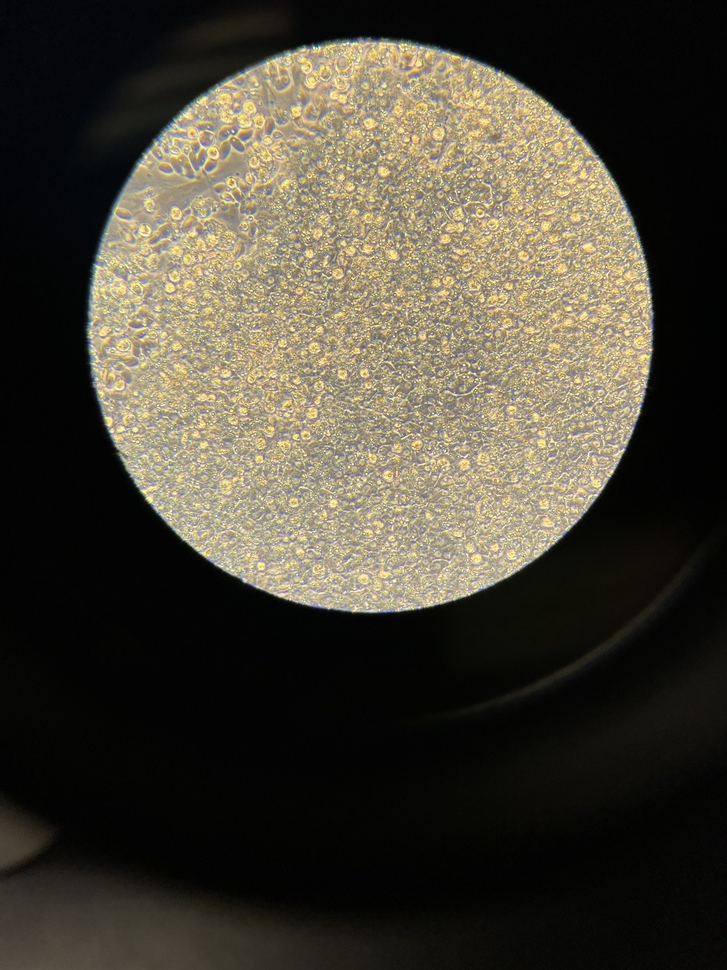
#> input picture input_images/66648286029__06413990-0CB5-4B18-A700-CA5A01AC13F9.jpg, 727 x 970 px, shrunk from 3024 x 4032 before the run; its folder holds only this picture in this run
$ python dark_spots_contouring.py
#> lines starting #> are read from the running program, lines starting #| are printed output that depends on the picture; after the words box and inside, x2 and y2 are one past the last pixel; in counts of white or black regions, pixels touching at a corner belong together
#!/usr/bin/env python3
import cv2
import numpy as np
import os
from skimage.measure import regionprops
import pandas as pd
import glob

# Directory containing the images
input_dir = './input_images/'

# Output directory
output_dir = './output_images/'
os.makedirs(output_dir, exist_ok=True)

# Iterate over all images in the directory
for filename in os.listdir(input_dir):
    if filename.endswith(".jpg") or filename.endswith(".png"):  # Add/modify the file types based on your needs
        print(filename)
        image_path = os.path.join(input_dir, filename)
        image = cv2.imread(image_path, cv2.IMREAD_COLOR)
#> image is the input picture: shape (970, 727, 3); mean B, G, R 54.5, 67, 71.9

        # Convert to grayscale
        gray_image = cv2.cvtColor(image, cv2.COLOR_BGR2GRAY)

        # Enhance contrast if necessary using histogram equalization
        equalized_image = cv2.equalizeHist(gray_image)
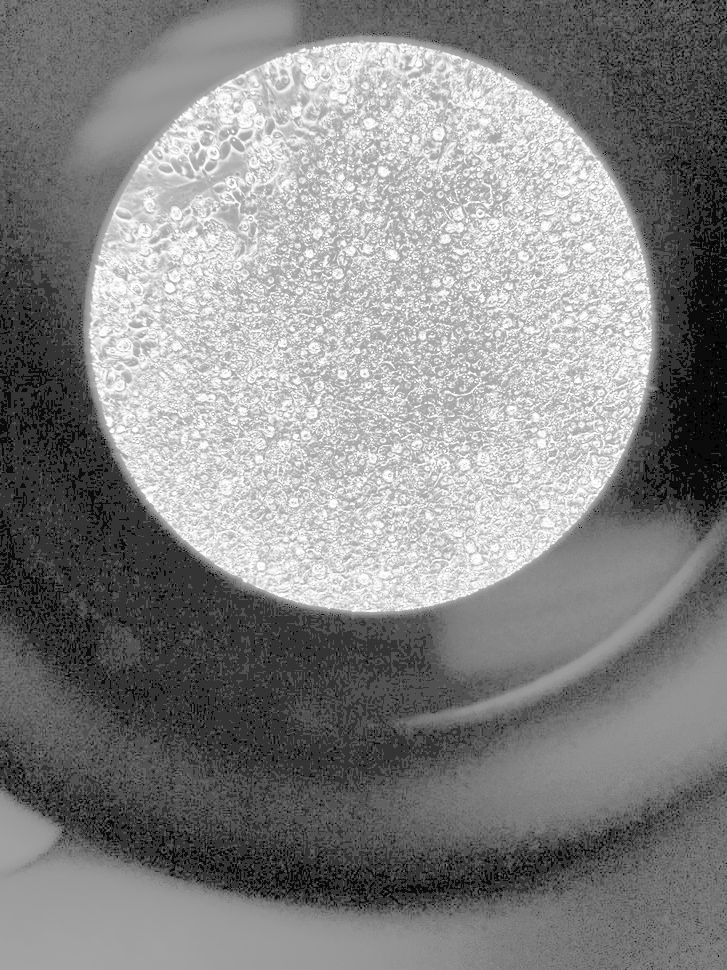
#> equalized_image: shape (970, 727); min 0, max 255, mean 133.9

        # Apply a binary threshold to get a binary image
        thresh = 50 # adjust based on your image
        _, binary_image = cv2.threshold(equalized_image, thresh, 255, cv2.THRESH_BINARY_INV)
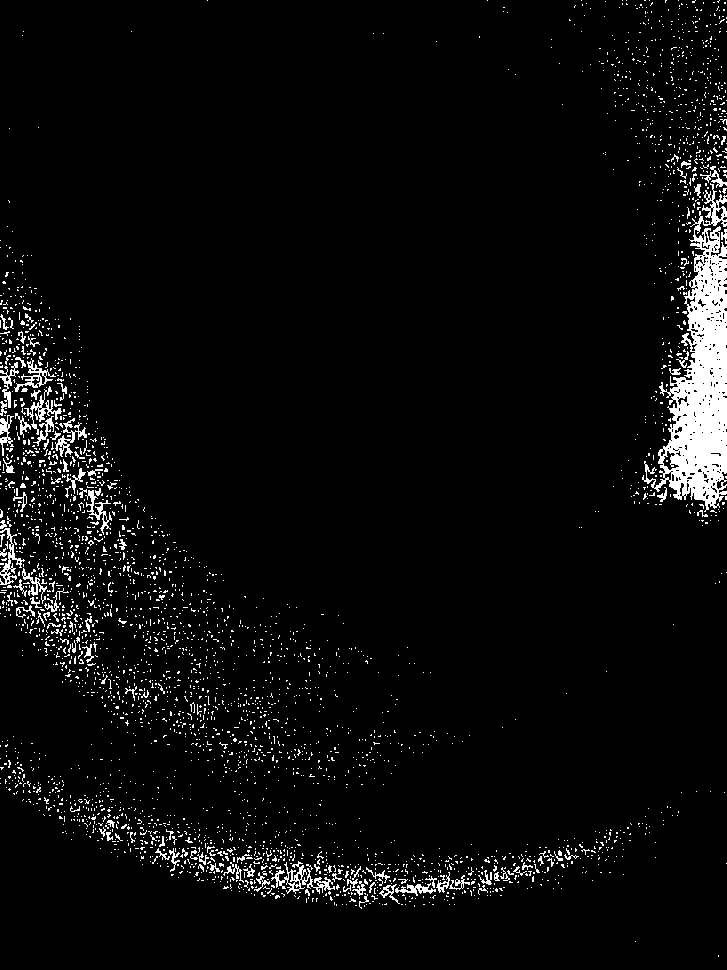
#> binary_image: shape (970, 727); 4.4% white; 3442 white regions (3317 under 20 px), largest, box (x1, y1, x2, y2) and area: (642, 183, 727, 512) 11675, (271, 861, 335, 894) 607, (24, 386, 62, 435) 385

        # Apply morphological operations to separate conglomerated cells
        kernel = np.ones((3,3), np.uint8)
        separated = cv2.morphologyEx(binary_image, cv2.MORPH_OPEN, kernel, iterations=2)
#> separated: shape (970, 727); 1.2% white; 15 white regions, largest, box (x1, y1, x2, y2) and area: (669, 262, 727, 500) 7939, (711, 256, 719, 263) 53, (706, 489, 715, 495) 52

        # Perform connected components analysis
        num_labels, labels_im = cv2.connectedComponents(binary_image)
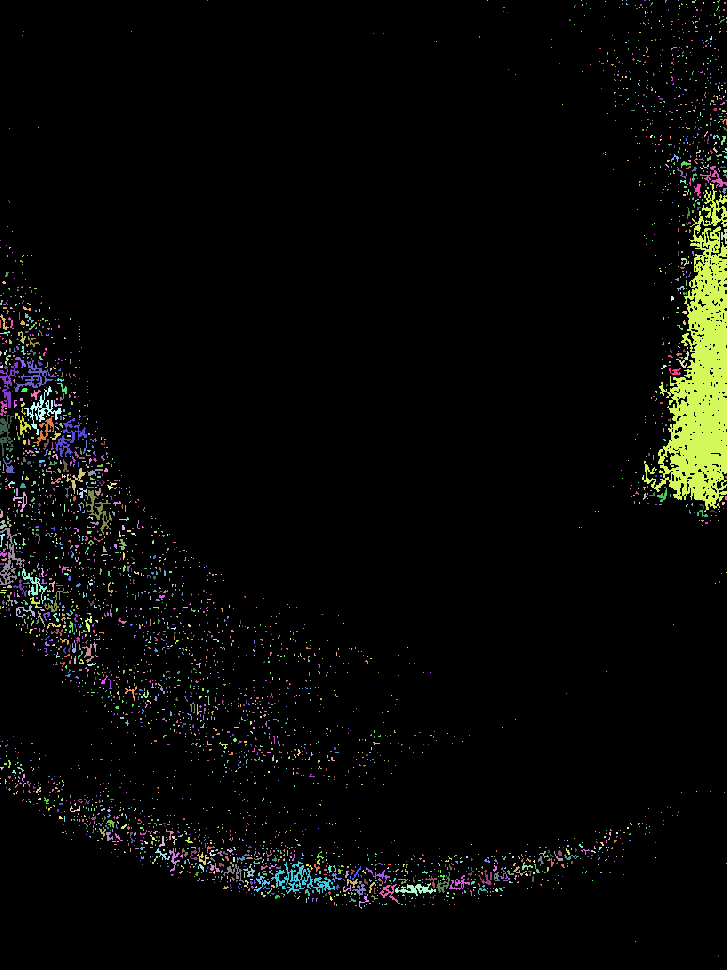
#> labels_im: shape (970, 727) int32; 3443 distinct labels, from 0 to 3442; one colour per label, 0 black
#> num_labels = 3443

        # Filter out small spots
        min_area = 1000  # Define your size threshold here
        large_spots_mask = np.zeros_like(binary_image, dtype=np.uint8)
        for label in range(1, num_labels):
                label_mask = (labels_im == label).astype(np.uint8)
                if cv2.countNonZero(label_mask) >= min_area:
                    large_spots_mask[labels_im == label] = 255
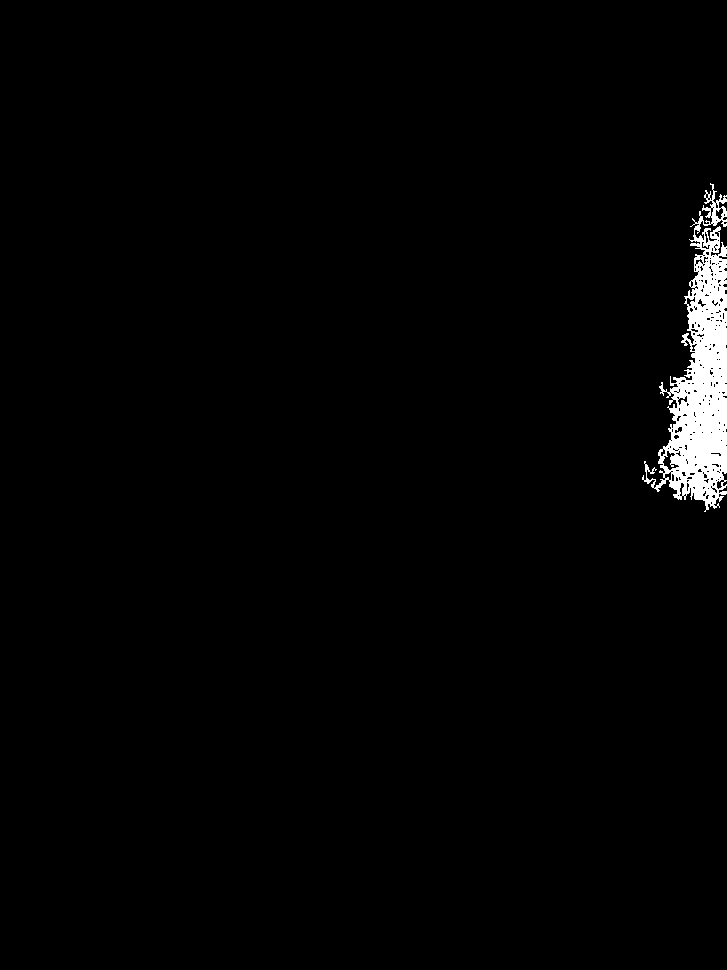
#> large_spots_mask: shape (970, 727); 1.7% white; 1 white region, box (x1, y1, x2, y2) and area: (642, 183, 727, 512) 11675

        # Count the large dark spots
        num_large_spots, _ = cv2.connectedComponents(large_spots_mask)
#> num_large_spots = 2
        num_large_spots -= 1  # Subtract one for the background label
#> num_large_spots = 1

        print(f'File: {filename}, Number of large dark spots: {num_large_spots}')
#| File: 66648286029__06413990-0CB5-4B18-A700-CA5A01AC13F9.jpg, Number of large dark spots: 1

        # # Find contours which will be the individual cells
        # contours, _ = cv2.findContours(separated, cv2.RETR_EXTERNAL, cv2.CHAIN_APPROX_SIMPLE)

        # # # Count the cells
        # # cell_count = len(contours)

        # print(f'File: {filename}, Cell count: {cell_count}')

        # # Optionally draw contours on the image to visualize
        # for cnt in contours:
        #     cv2.drawContours(image, [cnt], 0, (0,255,0), 2)

        # Perform connected components analysis
        num_large_spots, labels_im = cv2.connectedComponents(large_spots_mask)
#> labels_im: shape (970, 727) int32; values 0 (black) and 1 (white), 1.7% white; 1 white region
#> num_large_spots = 2
        num_large_spots -= 1  # Subtract one for the background label
#> num_large_spots = 1

        # Find contours which will be the large dark spots
        contours, _ = cv2.findContours(large_spots_mask, cv2.RETR_EXTERNAL, cv2.CHAIN_APPROX_SIMPLE)
#> contours = 1 contour; box (x1, y1, x2, y2) and area: (642, 183, 727, 512) 12034

        # Optionally draw contours on the image to visualize
        for cnt in contours:
            cv2.drawContours(image, [cnt], 0, (0,255,0), 2)
#> this loop made 1 pass
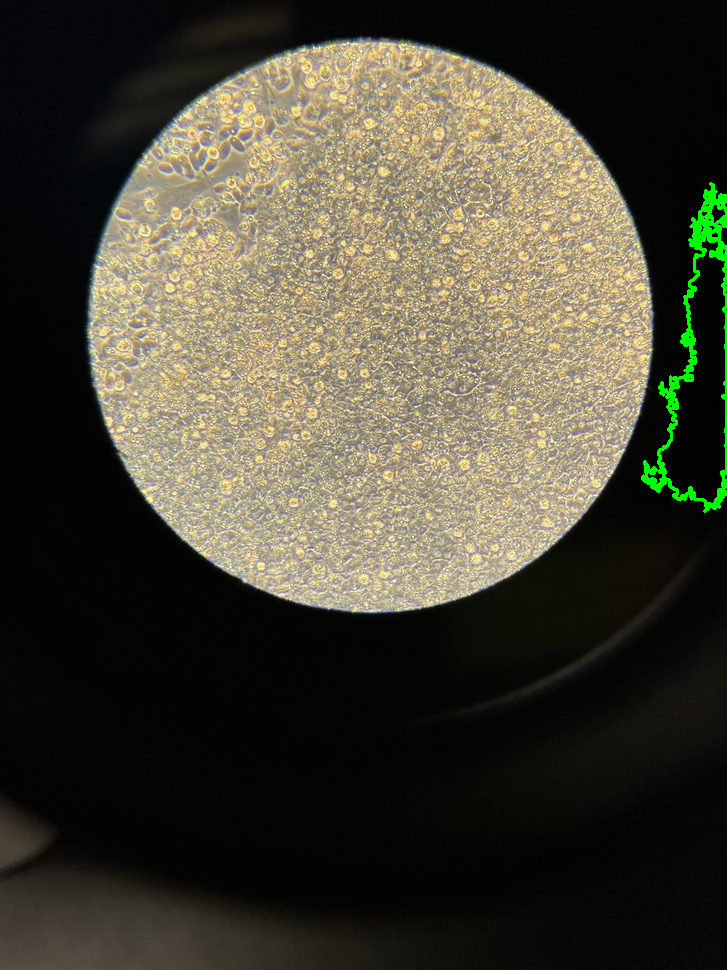
#> image: shape (970, 727, 3); 0.68% of pixels changed, all inside (x1, y1, x2, y2) = (641, 182, 727, 513)

        # Annotate the image with the counts

        font = cv2.FONT_HERSHEY_SIMPLEX
#> font = 0
        # text_position = (10, min(30, image.shape[0] - 10))  # Ensure the text position is within the image
        text_position = (10, max(20, image.shape[0] // 10))  # Start the text 10% down from the top of the image
#> text_position = (10, 97)
        text_color = (0, 255, 0)  # Set the text color to white for better visibility
        # Extract the base filename without the directory or extension
        base_filename = os.path.basename(filename)
        base_filename = os.path.splitext(base_filename)[0]

        # Annotate the image with the filename and the counts
        cv2.putText(image, f'{base_filename}: Large spots: {num_large_spots}', text_position, font, 10, text_color, 2, cv2.LINE_AA)
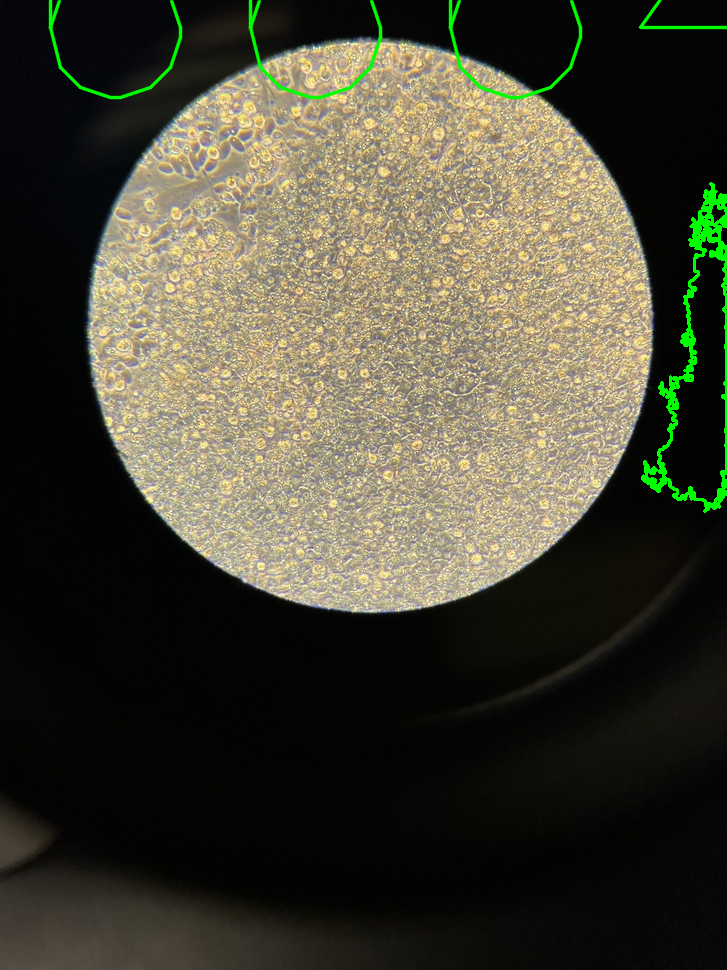
#> image: shape (970, 727, 3); 0.65% of pixels changed, all inside (x1, y1, x2, y2) = (48, 0, 727, 100)
        # cv2.putText(image, f'Large spots: {num_large_spots}', text_position, font, 1, text_color, 2, cv2.LINE_AA)

        # Save the result in the output directory
        output_filename = os.path.join(output_dir, 'CPE_counted_' + filename)
        cv2.imwrite(output_filename, image)

        #Initialize a DataFrame to store the measurements
        df = pd.DataFrame(columns=['image', 'label', 'area', 'perimeter'])

        # Loop over all images in the directory
        for filename in glob.glob(os.path.join(input_dir, '*.jpg')):  # Adjust the pattern to match your images
            # Load the image
            image = cv2.imread(filename, cv2.IMREAD_GRAYSCALE)
#> image: shape (970, 727); min 0, max 255, mean 67.1

            # Apply your image processing steps here...

            # Perform connected components analysis
            num_large_spots, labels_im = cv2.connectedComponents(large_spots_mask)
#> num_large_spots = 2
            num_large_spots -= 1  # Subtract one for the background label
#> num_large_spots = 1

            # Calculate measurements for each large dark spot
            for label in range(1, num_large_spots + 1):
                # Create a mask for the current large dark spot
                spot_mask = (labels_im == label).astype(np.uint8)

                # Calculate area
                area = cv2.countNonZero(spot_mask)

                # Calculate perimeter
                contours, _ = cv2.findContours(spot_mask, cv2.RETR_EXTERNAL, cv2.CHAIN_APPROX_SIMPLE)
                perimeter = cv2.arcLength(contours[0], True)

                # Add the measurements to the DataFrame
                df = pd.concat([df, pd.DataFrame({'image': [filename], 'label': [label], 'area': [area], 'perimeter': [perimeter]})], ignore_index=True)

                # Save the measurements to a CSV file
                df.to_csv(os.path.join(output_dir, 'measurements.csv'), index=False)
#> this loop made 1 pass
#> (area, perimeter, df) on pass 1: (11675, 2004.2, table of 1 rows and 4 columns)


import matplotlib.pyplot as plt
import seaborn as sns

# Load the measurements from the CSV file
df = pd.read_csv(os.path.join(output_dir, 'measurements.csv'))
#> (reads output_images/measurements.csv from the repository)

# Create a scatter plot of area vs perimeter for each image
plt.figure(figsize=(10, 6))
sns.scatterplot(data=df, x='area', y='perimeter', hue='image')

# Set the plot title and labels
plt.title('Area vs Perimeter for each image')
plt.xlabel('Area (pixels²)')
plt.ylabel('Perimeter (pixels)')

# Show the plot
plt.show()

# Create a boxplot of total area for each image
plt.figure(figsize=(10, 6))
sns.boxplot(data=df, x='image', y='area')
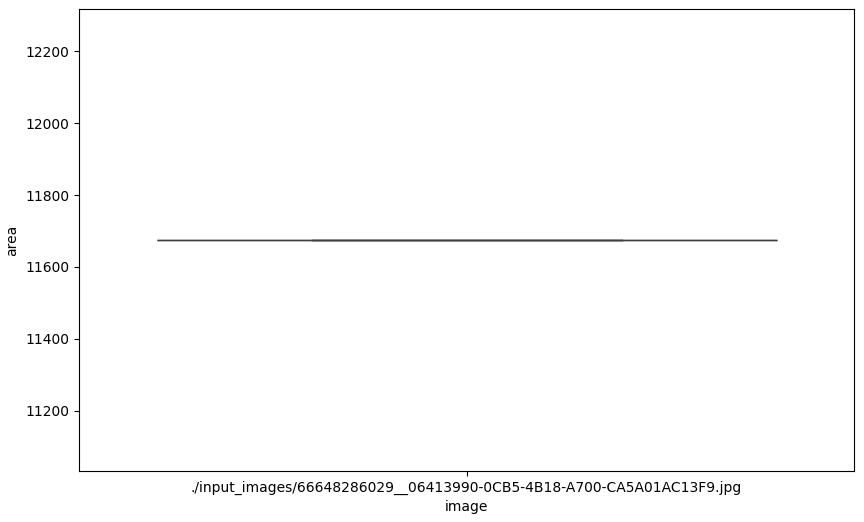
#> figure drawn by matplotlib, 1 panel
